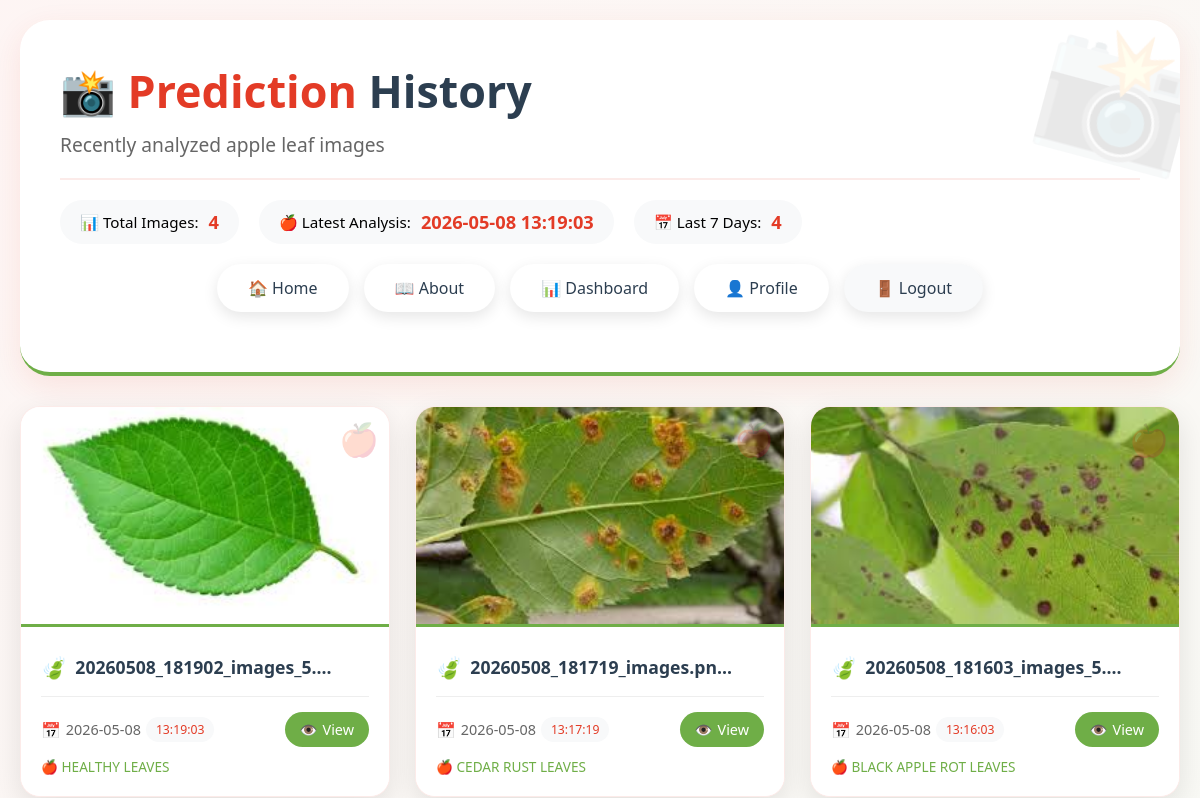
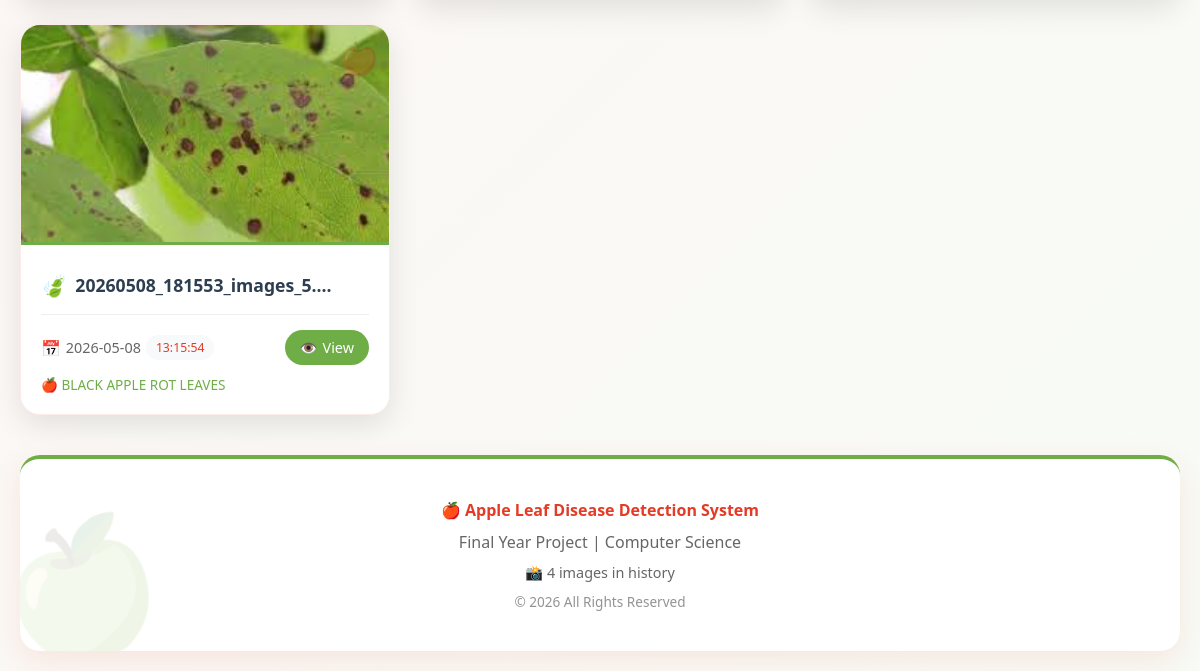
Page /history (signed in) on the earlier database version (2 pictures, top to bottom).
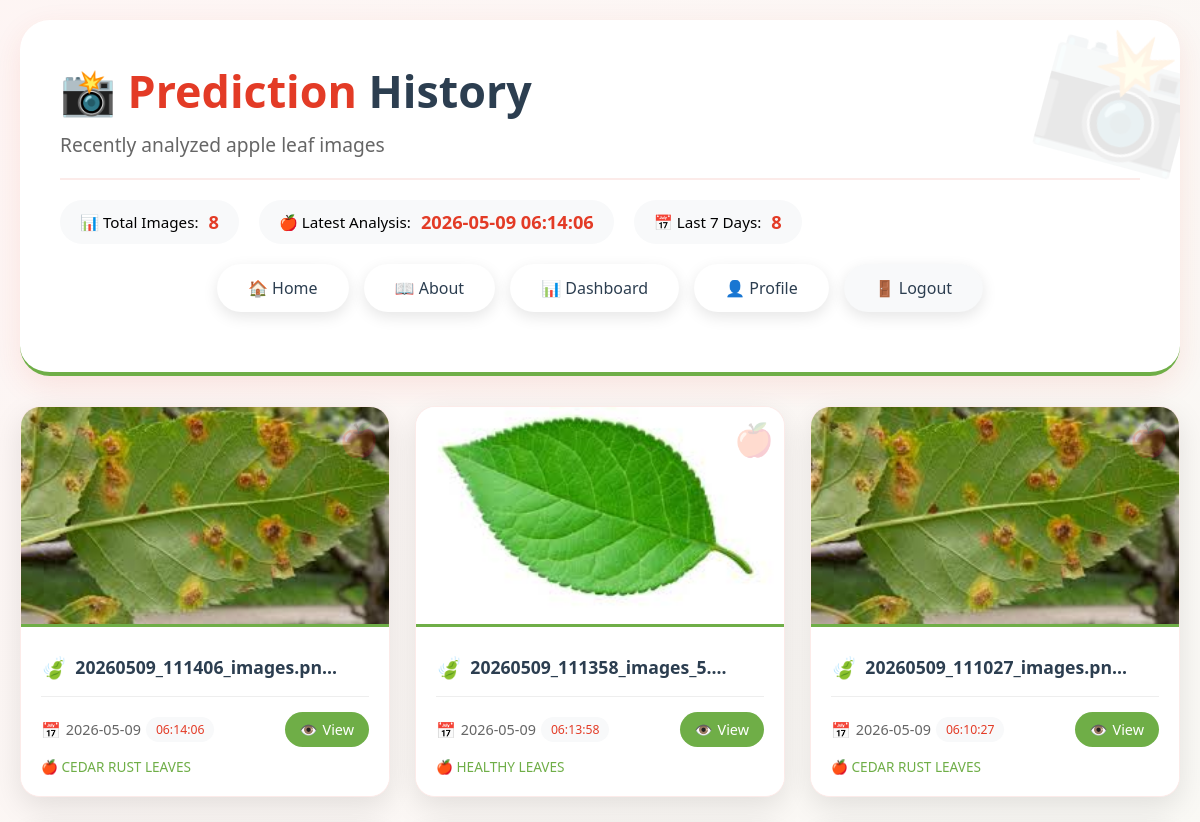
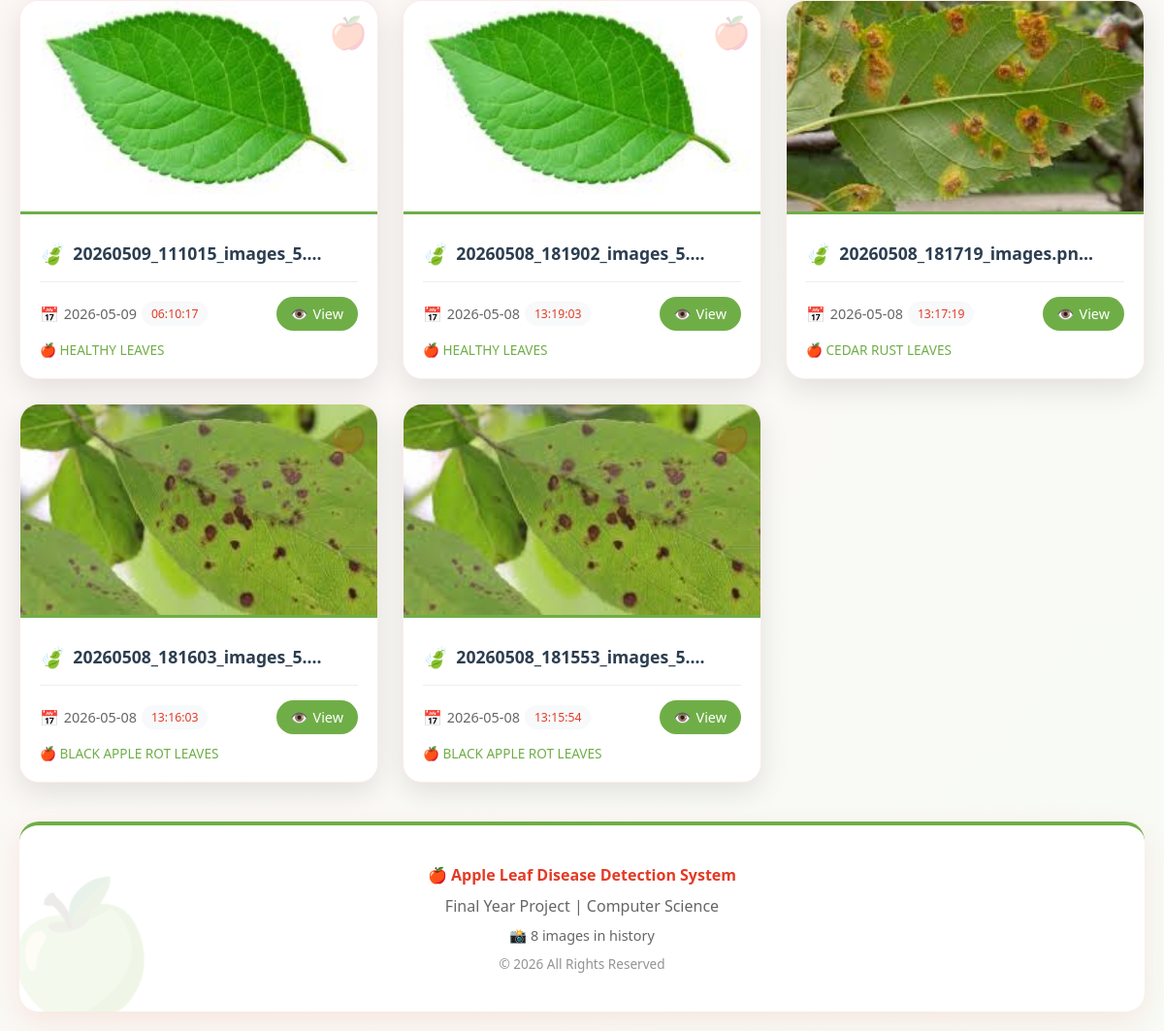
Same page on the later database version (2 pictures, top to bottom).
### tables this page shows
CREATE TABLE user_history (
                        id INTEGER PRIMARY KEY AUTOINCREMENT,
                        user_id INTEGER,
                        image_path TEXT,
                        prediction TEXT,
                        confidence REAL,
                        timestamp TIMESTAMP DEFAULT CURRENT_TIMESTAMP,
                        FOREIGN KEY (user_id) REFERENCES users(id)
                    );

### app.py (the view)
@app.route('/history')
def history():
    if 'user_id' not in session:
        return redirect(url_for('login'))
    rows = db.get_history(session['user_id'])
    formatted = [{
        'filename':   os.path.basename(r[0]),
        'path':       url_for('static', filename='uploads/' + r[0]),
        'prediction': r[1],
        'confidence': r[2],
        'date':       r[3] if isinstance(r[3], str) else str(r[3])
    } for r in rows]
    return render_template('history.html',
                           images=formatted, user=session.get('user'))

### app.py (called while the page is built)
    def get_history(self, user_id, limit=20):
        try:
            with sqlite3.connect(self.path) as c:
                cur = c.execute(
                    '''SELECT image_path, prediction, confidence, timestamp
                       FROM user_history WHERE user_id=?
                       ORDER BY timestamp DESC LIMIT ?''',
                    (user_id, limit)
                )
                return cur.fetchall()
        except Exception as e:
            print(f"History fetch error: {e}")
            return []

### templates/history.html (shortened to what this page needs)
<!DOCTYPE html>
<html lang="en">
<head>
</head>
<body>
    <div class="container">
        <div class="header">
            <h1>📸 <span>Prediction</span> History</h1>
            <p>Recently analyzed apple leaf images</p>
            <div class="stats-bar">
                <div class="stat-item">
                    <span>📊 Total Images:</span>
                    <strong>{{ images|length if images else 0 }}</strong>
                </div>
                <div class="stat-item">
                    <span>🍎 Latest Analysis:</span>
                    <strong>{{ images[0].date if images else 'No data' }}</strong>
                </div>
                <div class="stat-item">
                    <span>📅 Last 7 Days:</span>
                    <strong>{{ images|selectattr('date', '>=', '2024')|list|length if images else 0 }}</strong>
                </div>
            </div>
            <div class="nav">
                <a href="{{ url_for('landing') }}">🏠 Home</a>
                <a href="{{ url_for('about') }}">📖 About</a>
                {% if session.get('user_id') %}
                <a href="{{ url_for('dashboard') }}">📊 Dashboard</a>
                <a href="{{ url_for('profile') }}">👤 Profile</a>
                <a href="{{ url_for('logout') }}" style="background: #f8f9fa;">🚪 Logout</a>
                {% else %}
                <a href="{{ url_for('login') }}">🔑 Login</a>
                <a href="{{ url_for('signup') }}" style="background: var(--apple-red); color: white;">📝 Sign Up</a>
                {% endif %}
            </div>
        </div>
        {% if images %}
        <div class="image-grid">
            {% for img in images %}
            <div class="image-card">
                <img src="{{ img.path }}" alt="{{ img.filename }}" loading="lazy">
                <div class="image-info">
                    <h3>{{ img.filename[:25] }}{% if img.filename|length > 25 %}...{% endif %}</h3>
                    <div class="image-meta">
                        <div class="image-date">
                            <i>📅</i>
                            {% if img.date is string %}
                            {% if ' ' in img.date %}
                            {% set parts = img.date.split(' ') %}
                            <span>{{ parts[0] }}</span>
                            <span class="image-time">{{ parts[1] if parts|length > 1 else '' }}</span>
                            {% else %}
                            <span>{{ img.date }}</span>
                            {% endif %}
                            {% else %}
                            <span>{{ img.date }}</span>
                            {% endif %}
                        </div>
                        <a href="{{ img.path }}" target="_blank" class="view-btn">
                            <span>👁️</span> View
                        </a>
                    </div>
                    {% if img.prediction %}
                    <div style="margin-top: 10px; font-size: 0.85em; color: var(--apple-green);">
                        🍎 {{ img.prediction }}
                    </div>
                    {% endif %}
                </div>
            </div>
            {% endfor %}
        </div>
        {% endif %}
        <div class="footer">
            <p class="highlight" style="color: var(--apple-red); font-weight: bold;">🍎 Apple Leaf Disease Detection
                System</p>
            <p>Final Year Project | Computer Science</p>
            <p style="font-size: 0.9em;">📸 {{ images|length if images else 0 }} images in history</p>
            <p style="font-size: 0.85em; opacity: 0.7;">© 2026 All Rights Reserved</p>
        </div>
    </div>
</body>
</html>

### templates/history.html (style rules this page uses)
* { margin: 0; padding: 0; box-sizing: border-box; }
body { font-family: 'Segoe UI', Tahoma, Geneva, Verdana, sans-serif; min-height: 100vh; margin: 0; padding: 20px; position: relative; background: linear-gradient(135deg, rgba(227, 59, 38, 0.05) 0%, rgba(111, 174, 71, 0.05) 100%); }
body::before { content: ""; position: fixed; top: 0; left: 0; width: 100%; height: 100%; background-image: url('https://images.pexels.com/photos/102104/pexels-photo-102104.jpeg?auto=compress&cs=tinysrgb&w=600'); background-size: cover; background-position: center; background-repeat: no-repeat; background-attachment: fixed; opacity: 0.1; z-index: -1; }
:root { --apple-red: #e33b26; --apple-green: #6fae47; --apple-yellow: #fbb93b; --apple-brown: #8b5a2b; --text-dark: #2c3e50; --text-light: #ecf0f1; --shadow: 0 10px 30px rgba(227, 59, 38, 0.1); }
.container { max-width: 1400px; margin: 0 auto; position: relative; z-index: 1; }
.header { background: white; border-radius: 30px; padding: 40px; margin-bottom: 30px; box-shadow: var(--shadow); border-bottom: 4px solid var(--apple-green); position: relative; overflow: hidden; }
.header::before { content: "📸"; position: absolute; top: -20px; right: -20px; font-size: 8em; opacity: 0.1; transform: rotate(15deg); }
.header h1 { font-size: 2.8em; color: var(--text-dark); margin-bottom: 10px; }
.header h1 span { color: var(--apple-red); }
.header p { font-size: 1.2em; color: #666; margin-bottom: 20px; }
.stats-bar { display: flex; gap: 20px; flex-wrap: wrap; margin-top: 20px; padding-top: 20px; border-top: 2px solid rgba(227, 59, 38, 0.1); }
.stat-item { background: #f8f9fa; padding: 10px 20px; border-radius: 50px; display: flex; align-items: center; gap: 10px; font-size: 0.95em; }
.stat-item strong { color: var(--apple-red); font-size: 1.2em; }
.image-grid { display: grid; grid-template-columns: repeat(auto-fill, minmax(300px, 1fr)); gap: 25px; margin-top: 30px; }
.image-card { background: white; border-radius: 20px; overflow: hidden; box-shadow: 0 10px 30px rgba(0, 0, 0, 0.1); transition: all 0.3s; border: 1px solid rgba(227, 59, 38, 0.1); position: relative; }
.image-card::before { content: "🍎"; position: absolute; top: 10px; right: 10px; font-size: 2em; opacity: 0.2; z-index: 1; }
.image-card img { width: 100%; height: 220px; object-fit: cover; border-bottom: 3px solid var(--apple-green); transition: all 0.3s; }
.image-info { padding: 20px; background: white; }
.image-info h3 { margin: 0 0 10px 0; color: var(--text-dark); font-size: 1.1em; font-weight: 600; display: flex; align-items: center; gap: 8px; }
.image-info h3::before { content: "🍃"; font-size: 1.2em; }
.image-meta { display: flex; justify-content: space-between; align-items: center; margin-top: 15px; padding-top: 15px; border-top: 1px solid #eee; }
.image-date { display: flex; align-items: center; gap: 5px; color: #666; font-size: 0.9em; }
.image-date i { font-style: normal; font-size: 1.1em; }
.image-time { background: #f8f9fa; padding: 4px 10px; border-radius: 50px; color: var(--apple-red); font-size: 0.85em; font-weight: 500; }
.view-btn { background: var(--apple-green); color: white; border: none; padding: 8px 15px; border-radius: 50px; font-size: 0.9em; cursor: pointer; transition: all 0.3s; text-decoration: none; display: inline-flex; align-items: center; gap: 5px; }
.nav { margin: 20px 0; text-align: center; display: flex; gap: 15px; justify-content: center; flex-wrap: wrap; }
.nav a { color: var(--text-dark); text-decoration: none; padding: 12px 30px; background: white; border-radius: 50px; box-shadow: 0 5px 15px rgba(0, 0, 0, 0.1); transition: all 0.3s; font-weight: 500; display: inline-flex; align-items: center; gap: 8px; border: 1px solid transparent; }
.footer { margin-top: 40px; background: white; border-radius: 20px; padding: 30px; text-align: center; box-shadow: var(--shadow); border-top: 4px solid var(--apple-green); position: relative; overflow: hidden; }
.footer::before { content: "🍏"; position: absolute; bottom: -20px; left: -20px; font-size: 8em; opacity: 0.1; transform: rotate(-15deg); }
.footer p { color: #666; margin: 10px 0; position: relative; z-index: 1; }

Differences in the rows shown:
added user_history: timestamp "2026-05-09 06:14:06", filename (picture), image_path "20260509_111406_images.pn", timestamp "2026-05-09", parts "06:14:06", prediction "CEDAR RUST LEAVES"
added user_history: filename (picture), image_path "20260509_111358_images_5.", timestamp "2026-05-09", parts "06:13:58", prediction "HEALTHY LEAVES"
added user_history: filename (picture), image_path "20260509_111027_images.pn", timestamp "2026-05-09", parts "06:10:27", prediction "CEDAR RUST LEAVES"
added user_history: filename (picture), image_path "20260509_111015_images_5.", timestamp "2026-05-09", parts "06:10:17", prediction "HEALTHY LEAVES"
Other differences:
{{ images|length if images else 0 }}: "4" → "8"
{{ images|selectattr('date', '>=', '2024')|list|length if images else 0 }}: "4" → "8"
{{ images[0].date if images else 'No data' }}: "2026-05-08 13:19:03" → "2026-05-09 06:14:06"
